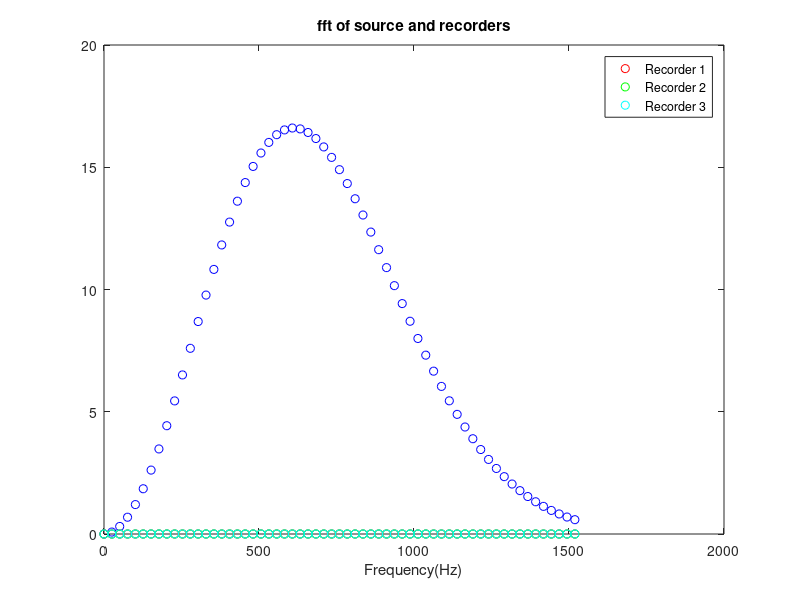
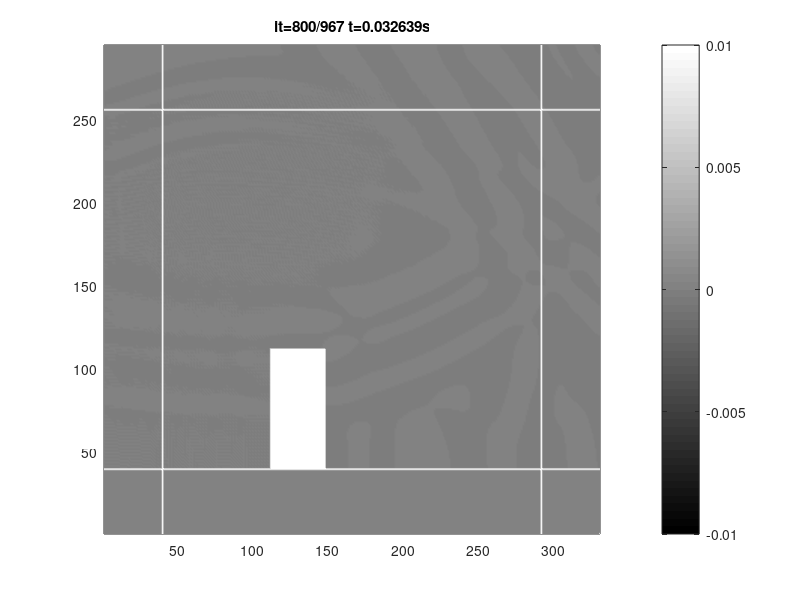

Write MATLAB code to recreate these figures, in order. (Note: this script raises an error after producing the figures.)
function return_args=thick_wall(ifshow,k_max,m,fp,if_free)
if nargin<1
    close all
    clc
    ifshow=1;
    fp=68*9;
    k_max=5637*fp/500;
    m=1.4;
    if_free=0;
end
%% INITIALIZATION OF GRID AND SIMULATING PARAMETERS
c=340;          % Speed of sound
lp=c/fp;        % Associated wavelength with peak frequency
md=1;           % dr=md/fp
d=1.0;          % d distance in exercise (in m)
dx=c/fp/20;     % Spatial discretisation step, at least 20 samples
                % per wavelength
nd=ceil(d/dx);  % number of grids in d.
if mod(nd,2)==1 % nd should be even, because nd/2 is needed.
    nd=nd+1;
end
dx=d/nd;             % Recalculate dx
dy=dx;               % Same grid in x,y
np=lp/dx;            % Does not need to be integer
nx=7*nd+1;           % Number of cells in x direction
ny=6*nd+1;           % Number of cells in y direction
npml=40;             % Number of cells in PML
xdim=nx-2+2*npml;    % Total number of columns
ydim=ny-2+2*npml;    % Total number of rows
cn=1/sqrt(2);
dt=cn*dx/c/sqrt(2);  % Time step
cdtdx=c*dt/dx;       % c * dt / dx. Needed for ricker wavelet
nt=round(2*md/(fp*dt)+...
         sqrt(xdim^2+ydim^2)/cdtdx);%Number of time steps
%%% FFT INITIALIZATIONS
fmax=1/(2*dt);       % Maximum frequency in fft
df=fmax/(nt/2);      % Frequency resolution
disp(['d=',num2str(d),' m'])
disp(['nx=',num2str(nx),' dx=',num2str(dx),' nt=',num2str(nt)])
disp(['fp=',num2str(fp),' df=',num2str(df),' fmax=',num2str(fmax)])
%% OTHER INITIALIZATIONS
col_s=npml+nd;       % X location of source
row_s=npml+ny-1-nd/2;% Y location of source
col_r1=col_s+3*nd;   % X location of recorder1
col_r2=col_r1+nd;    % X location of recorder2
col_r3=col_r2+nd;    % X location of recorder3
source=arrayfun(@(it)ricker_wavelet(cdtdx,np,it,md),1:nt);
r1=zeros(1,nt);      % Recorder1 Pre alocation
r2=r1;               % Recorder2 Pre alocation
r3=r2;               % Recorder3 Pre alocation
fft_source=abs(fft(source))'; 
f=(0:df:2.5*fp)';
fft_source=fft_source(1:length(f));
if ifshow
    figure(1)% to show the fft of source
    plot(f,fft_source,'bo')
    xlabel('Frequency(Hz)')
    title('fft of source and recorders')
end
% Defining the fields
ox=zeros(ydim,xdim);
oy=ox;
p=ox;
px=spalloc(ydim,xdim,2*npml*ydim+(nx-2)*npml);
py=px; % px and py are sparse. They fit around p.
% Frame is just made to better see the boundaries and source
% Frame is prealocated for more elements that actually needed.
frame=sparse(ydim,xdim,3*ydim+3*xdim);
frame(npml,:)=1;frame(ny+npml-1,:)=1;
frame(:,npml)=1;frame(:,nx+npml-1)=1;
frame(npml+ny-2*nd-1:npml+ny-1,npml+2*nd:npml+3*nd)=1;
%% INITIALIZING THE DAMPING MATRICES
% Starting out with the ox and oy...
KO_x=spalloc(ydim,xdim,(2*npml-1)*ydim);
KO_y=spalloc(ydim,xdim,npml*xdim);
dpml=npml-0.5;%maximum length of PML
dist=(0.5:1:dpml);%All Os have 0.5 offset.
base_damp=repmat(k_max*(dist'/dpml).^m,1,xdim);
KO_y(1:npml,:)=flipud(base_damp);%Top PML - OY
KO_y(end-npml+2:end,:)=base_damp(1:end-1,:); % Bottom PML - OY
base_damp=repmat(k_max*(dist/npml).^m,ydim,1);%needed for Ox
KO_x(:,end-npml+1:end)=base_damp;%right part of Ox
% The left part of Ox has 1 element less
KO_x(:,1:npml-1)=fliplr(base_damp(:,1:end-1));
% Now calculating the damping matrices for p.
KP_x=spalloc(ydim,xdim,2*npml*ydim);
KP_y=spalloc(ydim,xdim,npml*ydim);
dist=(0:npml-1);% Here there is no offset.
base_damp=repmat(k_max*(dist'/dpml).^m,1,xdim);
KP_y(end-npml+1:end,:)=base_damp;
KP_y(1:npml,:)=flipud(base_damp);
base_damp=repmat(k_max*(dist/dpml).^m,ydim,1);%needed for px
KP_x(:,1:npml)=fliplr(base_damp);
KP_x(:,end-npml+1:end)=base_damp;
% Construction of some needed constant matrices in update equations.
KO_x_o=(1-KO_x*dt/2)./(1+KO_x*dt/2);%Multiplied by previous ox
KO_x_p=dt/dx./(1+KO_x*dt/2);%Multiplied by p.
KO_y_o=(1-KO_y*dt/2)./(1+KO_y*dt/2);%Multiplied by previous oy
KO_y_p=dt/dy./(1+KO_y*dt/2);%Multiplied by p.
KP_x_o=c^2*dt/dx;
KP_x_p=1-KP_x*dt;
KP_y_o=c^2*dt/dy;
KP_y_p=1-KP_y*dt;
%% TIME STEPPING ITERATION
if ifshow;
    figure(2);
end
display='it=0/nt t=0.000000';
fprintf(display);
for it=1:nt
    t=(it-1)*dt;
    fprintf(repmat('\b',1,length(display)))
    display=sprintf('it=%d/%d t=%.6fs',it,nt,t);
    fprintf(sprintf(display))
    p(row_s,col_s)=p(row_s,col_s)+source(it);
    r1(it)=p(row_s,col_r1);
    r2(it)=p(row_s,col_r2);
    r3(it)=p(row_s,col_r3);
    
    % Update Equations
    ox=fin_diff([p+px+py,zeros(ydim,1)],ox,'x',KO_x_p,KO_x_o);
    oy=fin_diff([zeros(1,xdim);p+px+py],oy,'y',KO_y_p,KO_y_o);
    p=fin_diff([ox(:,1),ox],px+p,'x',KP_x_o,KP_x_p);

    px(:,[1:npml,nx+npml-1:end])=p(:,[1:npml,nx+npml-1:end]);
    px([1:npml,ny+npml-1:end],:)=p([1:npml,ny+npml-1:end],:);
    p(:,[1:npml,nx+npml-1:end])=0;
    p([1:npml,ny+npml-1:end],:)=0;
    
    p=fin_diff([oy;zeros(1,xdim)],py+p,'y',KP_y_o,KP_y_p);
    
    py(:,[1:npml,nx+npml-1:end])=p(:,[1:npml,nx+npml-1:end]); %#ok<*SPRIX>
    py([1:npml,ny+npml-1:end],:)=p([1:npml,ny+npml-1:end],:); %#ok<SPRIX>
    p(:,[1:npml,nx+npml-1:end])=0;
    p([1:npml,ny+npml-1:end],:)=0;
    
    % Boundries
    if ~if_free
        p (npml+ny-1,:)=0;
        px(npml+ny-1,:)=0;
        py(npml+ny-1,:)=0;
        p (npml+ny-2*nd-1:npml+ny-1,npml+2*nd:npml+3*nd)=0; % Thick
                                                            % Wall
    end
  
    if ifshow && mod(it,400)==0;
        set(gca,'nextplot','replacechildren')%For better movie quality     
        %set(gca,'LooseInset',get(gca,'TightInset'))%Discard white space
        pcolor(flipud(p+px+py+frame));
        colormap ('gray')
        shading interp
        caxis([-.01 .01])%Assuming A=1
        colorbar
        xlim([1 xdim])
        ylim([1 ydim])
        title(display)
        getframe();
    end
end
fprintf('\n')
%% POST PROCESSING
return_args=struct('f',0,'r1',0,'r2',0,'r3',0,'E',0);
% Calculate remaining energy
ox=ox(npml:end-npml+1,npml:end-npml+1);
oy=oy(npml:end-npml+1,npml:end-npml+1);
energy=sum(sum(ox.^2+oy.^2));
return_args.E=energy;

% Calculate fft
fft_r1=abs(fft(r1))';
fft_r2=abs(fft(r2))';
fft_r3=abs(fft(r3))';
fft_r1=fft_r1(1:length(f));
fft_r2=fft_r2(1:length(f));
fft_r3=fft_r3(1:length(f));
% Plot FFT of recorders if requested
if ifshow
    figure(1);%Back to fft plot
    hold on
    h1=plot(f,fft_r1,'ro');
    h2=plot(f,fft_r2,'go');
    h3=plot(f,fft_r3,'co');
    legend([h1,h2,h3],'Recorder 1','Recorder 2','Recorder 3','Location',...
           'NorthEast')
end
% Fit curve using spline
ft=fittype('splineinterp');
opts=fitoptions(ft);
opts.Normalize = 'on';
[f,fft_r1]=prepareCurveData(f,fft_r1);
[f,fft_r2]=prepareCurveData(f,fft_r2);
[f,fft_r3]=prepareCurveData(f,fft_r3);
[f,fft_source]=prepareCurveData(f,fft_source);
fit_r1=fit(f,fft_r1,ft,opts);
fit_r2=fit(f,fft_r2,ft,opts);
fit_r3=fit(f,fft_r3,ft,opts);
fit_source=fit(f,fft_source,ft,opts);
if ifshow
    figure(1);%Back to fft plot
    hold on
    plot(f,fit_r1(f),'r');
    plot(f,fit_r2(f),'g');
    plot(f,fit_r3(f),'c');
end
f=linspace(0.5*fp,1.5*fp,101);
f=f(1:end-1);
return_args.f=f;
return_args.r1=fit_r1(f)./fit_source(f);
return_args.r2=fit_r2(f)./fit_source(f);
return_args.r3=fit_r3(f)./fit_source(f);
end

function value=ricker_wavelet(cdtdx,np,it,md)
    value=pi^2*(cdtdx*it/np-md)^2;
    value=(1-2*value)*exp(-value);
end

function b=fin_diff(a,b,direction,scale_a,scale_b)
    switch direction
      case 'x'
        cols=1:size(b,2);
        b=full(scale_b.*b-scale_a.*(a(:,cols+1)-a(:,cols)));
      case 'y'
        rows=1:size(b,1);
        b=full(scale_b.*b-scale_a.*(a(rows,:)-a(rows+1,:)));
    end
end

